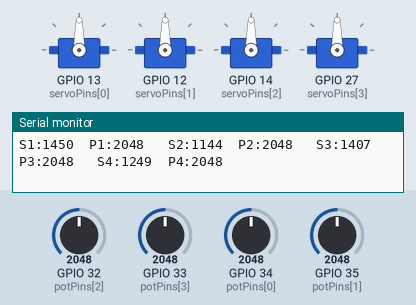
Simulated run of this sketch. Board: ESP32. Parts: 4 × servo, the last lines printed to the serial monitor. The test bench sets the inputs (shaded band); at power-on: GPIO 32 (potPins[2]) = 2048, GPIO 34 (potPins[0]) = 2048, GPIO 35 (potPins[1]) = 2048, GPIO 33 (potPins[3]) = 2048.

Above: at 1.2 s.
1.3 s: GPIO 32 (potPins[2]) set to 2866
At 2.9 s:
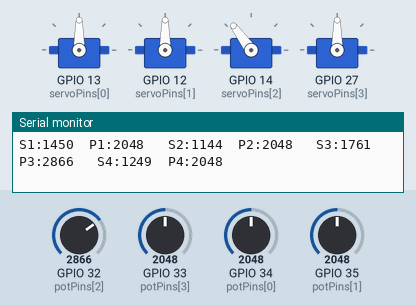
3.2 s: GPIO 34 (potPins[0]) set to 3972
At 5.5 s:
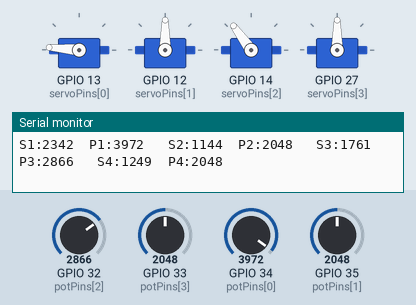
5.8 s: GPIO 35 (potPins[1]) set to 3972
At 6.9 s:
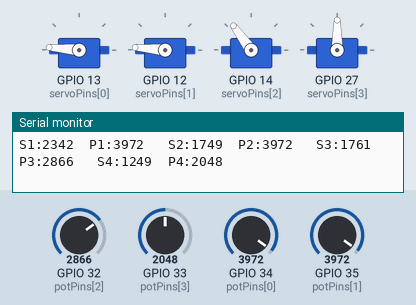
8.1 s: GPIO 33 (potPins[3]) set to 2866
At 8.7 s:
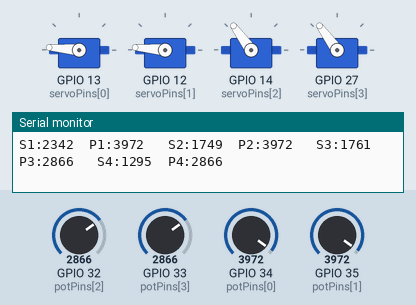
9.6 s: GPIO 32 (potPins[2]) set to 122
At 11.7 s:
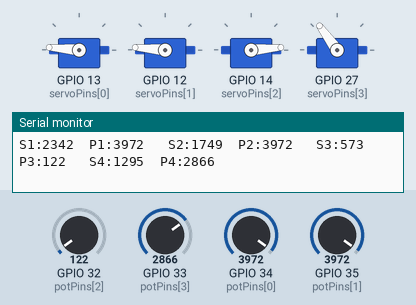
12.6 s: GPIO 33 (potPins[3]) set to 3972
At 13.1 s:
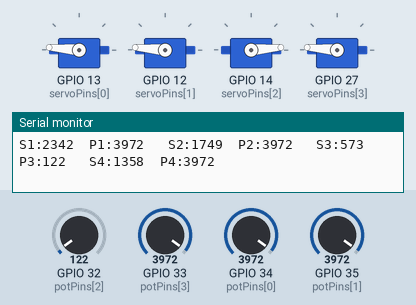
Timing chart, 0 to 15.1 s (numbered marks = the images above; inputs shaded):
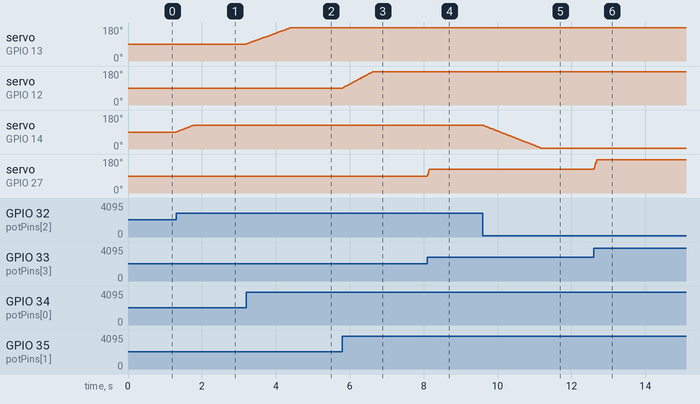

The sketch:

4-DOF_Robotic_Arm.ino
```cpp
#include "config.h"
#include "servoControl.h"

void setup()
{
    Serial.begin(115200);

    initServos();

    Serial.println("4-DOF Robot Arm");
    Serial.println("Manual Mode");
}

void loop()
{
    readPotentiometers();

    updateServos();

    printServoData();

    delay(10);
}
```

servoControl.h
```cpp
#ifndef SERVO_CONTROL_H
#define SERVO_CONTROL_H

#include "config.h"      // Includes pin numbers, pulse limits, and configuration

// ======================================================
// Global Variables
// ======================================================
// Servo objects.
//
// Creates an array of 4 Servo objects.
// Each object controls one physical servo.
//
// servos[0] -> Servo 1
// servos[1] -> Servo 2
// servos[2] -> Servo 3
// servos[3] -> Servo 4
//
Servo servos[NUM_SERVOS];
//
// Current pulse being sent to each servo.
//
// uint16_t = Unsigned 16-bit integer (2 bytes)
// Range: 0 - 65535
//
// Stores pulse width in microseconds.
//
// Example:
// Servo currently at 1500 µs
//
uint16_t servoPulse[NUM_SERVOS];
//
// Desired pulse.
//
// The servo does NOT jump directly to this value.
// updateServos() slowly moves servoPulse toward targetPulse.
//
uint16_t targetPulse[NUM_SERVOS];
//
// Raw ADC value read from potentiometers.
//
// ESP32 ADC range:
// 0 → 4095
//
// uint16_t is used because 4095 is larger than uint8_t (255).
//
uint16_t potValue[NUM_SERVOS];
//
// Current operating mode.
//
// enum ControlMode
// MANUAL = Potentiometers
// REMOTE = WiFi/WebSocket
//
ControlMode controlMode = MANUAL;
//
// ======================================================
// Servo Speed
// ======================================================
//
// Maximum pulse change every update.
//
// uint8_t (1 byte)
// Range: 0-255
//
// Example:
//
// Current = 1000
// Target  = 1500
//
// SERVO_SPEED = 8
//
// Updates:
//
// 1008
// 1016
// 1024
// ...
// 1500
//
const uint8_t SERVO_SPEED = 8;
//
// ======================================================
// Initialize Servos
// ======================================================
void initServos(){
    // Loop through every servo
    //
    // uint8_t is enough because
    // NUM_SERVOS = 4.
    //
    for (uint8_t i = 0; i < NUM_SERVOS; i++){
        // Standard servo PWM frequency
        // 50Hz = one pulse every 20ms
        servos[i].setPeriodHertz(50);
        // Attach servo to GPIO pin
        //
        // Parameters:
        // Pin
        // Minimum pulse
        // Maximum pulse
        //
        servos[i].attach( servoPins[i], minPulse[i], maxPulse[i] );
        //
        // Start at middle position
        //
        // (Minimum + Maximum)/2
        //
        servoPulse[i] = (minPulse[i] + maxPulse[i]) / 2;
        //
        // Target also begins at center
        targetPulse[i] = servoPulse[i];
        //
        // Send pulse immediately
        servos[i].writeMicroseconds( servoPulse[i] );
    }
}
// ======================================================
// Read Potentiometers
// ======================================================
void readPotentiometers(){
    // Ignore potentiometers when
    // robot is in REMOTE mode.
    if (controlMode != MANUAL) return;
    //
    for (uint8_t i = 0; i < NUM_SERVOS; i++){
        // Read ADC value
        //
        // Range:
        // 0 - 4095
        //
        potValue[i] = analogRead(potPins[i]);
        // Convert ADC value into
        // servo pulse width.
        //
        // map(value,
        //     fromLow,
        //     fromHigh,
        //     toLow,
        //     toHigh)
        //
        targetPulse[i] = map( potValue[i], 0, 4095, minPulse[i], maxPulse[i] );
    }
}
// ======================================================
// Smooth Servo Movement
// ======================================================
void updateServos(){
    for (uint8_t i = 0; i < NUM_SERVOS; i++){
        // Servo needs to move forward
        if (servoPulse[i] < targetPulse[i]){
            // Increase pulse
            //
            // min() prevents overshooting.
            //
            servoPulse[i] += min( (uint16_t)SERVO_SPEED, (uint16_t)( targetPulse[i] - servoPulse[i] ) );
        }
        // Servo needs to move backward
        else if (servoPulse[i] > targetPulse[i]){
            // Decrease pulse
            servoPulse[i] -= min( (uint16_t)SERVO_SPEED, (uint16_t)( servoPulse[i] - targetPulse[i] ) );
        }
        // Send updated pulse
        servos[i].writeMicroseconds( servoPulse[i] );
    }
}
// ======================================================
// Set Servo Position
// ======================================================
// id    = Servo number
// pulse = Desired pulse width
//
void setServoPulse( uint8_t id, uint16_t pulse){
    // Prevent invalid servo numbers.
    //
    // Valid:
    // 0 1 2 3
    //
    if (id >= NUM_SERVOS) return;
    // Keep pulse within safe limits.
    //
    // constrain(value,min,max)
    //
    pulse = constrain( pulse, minPulse[id], maxPulse[id] );
    // Update target.
    //
    // updateServos() moves there smoothly.
    //
    targetPulse[id] = pulse;
}
// ======================================================
// Serial Monitor Output
// ======================================================
void printServoData(){
    // static variable keeps its value
    // between function calls.
    //
    // uint32_t
    // Range:
    // 0 - 4,294,967,295
    //
    // millis() also returns uint32_t.
    //
    static uint32_t timer = 0;
    // Print only every 100ms.
    if (millis() - timer < 100) return;
    //
    timer = millis();
    //
    for (uint8_t i = 0; i < NUM_SERVOS; i++){
        // Example output:
        //
        // S1:1500 P1:2050
        //
        Serial.printf("S%d:%d  P%d:%d   ", i + 1, servoPulse[i], i + 1, potValue[i]);
       // Serial.print("S"); Serial.print(i + 1); Serial.print(":"); Serial.print(servoPulse[i]); Serial.print("  P"); Serial.print(i + 1); Serial.print(":"); Serial.print(potValue[i]); Serial.print("   ");
    }
    Serial.println();
}
#endif
```

config.h
```cpp
#ifndef CONFIG_H      // Prevents this file from being included multiple times
#define CONFIG_H

#include <ESP32Servo.h>   // ESP32 Servo library

// ======================================================
// Number of Servos
// ======================================================

// #define creates a compile-time constant.
// No RAM is used for this value.
#define NUM_SERVOS 4

// ======================================================
// Servo Pins
// ======================================================

// uint8_t = Unsigned 8-bit integer (1 byte)
// Range: 0 to 255
//
// GPIO pin numbers on ESP32 are below 255, so 1 byte is enough.
// Using uint8_t saves RAM compared to int (4 bytes).
//
// Index:
// servoPins[0] -> Servo 1
// servoPins[1] -> Servo 2
// servoPins[2] -> Servo 3
// servoPins[3] -> Servo 4


const uint8_t servoPins[NUM_SERVOS] = { 13, 12, 14, 27 };

// ======================================================
// Potentiometer Pins
// ======================================================

// uint8_t is again sufficient because GPIO numbers fit
// within 0-255.

const uint8_t potPins[NUM_SERVOS] ={ 34, 35, 32, 33 };

// ======================================================
// Servo Pulse Width Limits
// ======================================================

// Servos are actually controlled using pulse widths
// (microseconds), not degrees.
//
// Typical servo:
// 500us  -> Minimum position
// 1500us -> Center
// 2500us -> Maximum position
//
// Every servo is slightly different, so each one has
// its own safe minimum and maximum pulse width.
//
// uint16_t = Unsigned 16-bit integer (2 bytes)
// Range: 0 to 65,535
//
// Pulse widths are around 500-2500, which is larger
// than uint8_t can store (255), so uint16_t is required.

const uint16_t minPulse[NUM_SERVOS] = { 500, 500, 521, 1133 };

const uint16_t maxPulse[NUM_SERVOS] = { 2400, 1788, 2294, 1365 };

// ======================================================
// Robot Control Mode
// ======================================================

// enum (Enumeration) creates named integer constants.
//
// Default values:
// MANUAL = 0
// REMOTE = 1
//
// Easier to read than using:
// mode = 0;
// mode = 1;

enum ControlMode { MANUAL, REMOTE };

#endif
```

Measured:
- after the input at 1.3 s, servo on GPIO 14 (servoPins[2]): moves from 90° to 126° over 0.46 s, starting at once
- after the input at 3.2 s, servo on GPIO 13 (servoPins[0]): moves from 90° to 175° over 1.2 s, starting at once
- after the input at 5.8 s, servo on GPIO 12 (servoPins[1]): moves from 90° to 175° over 0.80 s, starting at once
- after the input at 8.1 s, servo on GPIO 27 (servoPins[3]): 90° → 126° at once
- after the input at 9.6 s, servo on GPIO 14 (servoPins[2]): moves from 126° to 5° over 1.6 s, starting at once
- after the input at 12.6 s, servo on GPIO 27 (servoPins[3]): 126° → 175° at once
